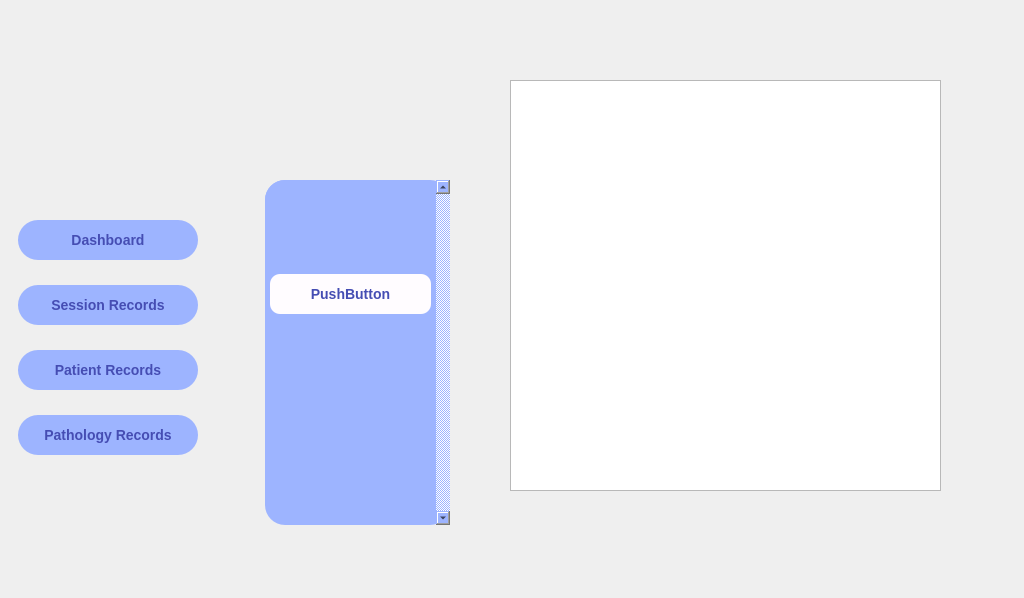
<?xml version="1.0" encoding="UTF-8"?>
<ui version="4.0">
 <class>DockWidget</class>
 <widget class="QDockWidget" name="DockWidget">
  <property name="geometry">
   <rect>
    <x>0</x>
    <y>0</y>
    <width>1024</width>
    <height>598</height>
   </rect>
  </property>
  <property name="minimumSize">
   <size>
    <width>1024</width>
    <height>598</height>
   </size>
  </property>
  <property name="windowTitle">
   <string>DockWidget</string>
  </property>
  <widget class="QWidget" name="dockWidgetContents">
   <widget class="QLabel" name="background">
    <property name="geometry">
     <rect>
      <x>0</x>
      <y>0</y>
      <width>1024</width>
      <height>576</height>
     </rect>
    </property>
    <property name="styleSheet">
     <string notr="true"/>
    </property>
    <property name="text">
     <string/>
    </property>
   </widget>
   <widget class="QPushButton" name="btn_records_pathology">
    <property name="geometry">
     <rect>
      <x>18</x>
      <y>415</y>
      <width>180</width>
      <height>40</height>
     </rect>
    </property>
    <property name="styleSheet">
     <string notr="true">background-image: url();
background-color: rgb(157, 180, 255);
border-radius: 20px;

color:rgb(69, 77, 179);
font-size: 14px;
font-weight: bold;</string>
    </property>
    <property name="text">
     <string>Pathology Records</string>
    </property>
    <property name="icon">
     <iconset>
      <normaloff>Icons/patient.svg</normaloff>Icons/patient.svg</iconset>
    </property>
    <property name="iconSize">
     <size>
      <width>30</width>
      <height>30</height>
     </size>
    </property>
   </widget>
   <widget class="QPushButton" name="btn_records_session">
    <property name="geometry">
     <rect>
      <x>18</x>
      <y>285</y>
      <width>180</width>
      <height>40</height>
     </rect>
    </property>
    <property name="styleSheet">
     <string notr="true">background-image: url();
background-color: rgb(157, 180, 255);
border-radius: 20px;

color:rgb(69, 77, 179);
font-size: 14px;
font-weight: bold;</string>
    </property>
    <property name="text">
     <string>Session Records</string>
    </property>
    <property name="icon">
     <iconset>
      <normaloff>Icons/session.svg</normaloff>Icons/session.svg</iconset>
    </property>
    <property name="iconSize">
     <size>
      <width>30</width>
      <height>30</height>
     </size>
    </property>
   </widget>
   <widget class="QPushButton" name="btn_main">
    <property name="geometry">
     <rect>
      <x>18</x>
      <y>220</y>
      <width>180</width>
      <height>40</height>
     </rect>
    </property>
    <property name="styleSheet">
     <string notr="true">background-image: url();
background-color: rgb(157, 180, 255);
border-radius: 20px;

color:rgb(69, 77, 179);
font-size: 14px;
font-weight: bold;</string>
    </property>
    <property name="text">
     <string>Dashboard</string>
    </property>
    <property name="icon">
     <iconset>
      <normaloff>Icons/dashboard.svg</normaloff>Icons/dashboard.svg</iconset>
    </property>
    <property name="iconSize">
     <size>
      <width>32</width>
      <height>32</height>
     </size>
    </property>
   </widget>
   <widget class="QScrollArea" name="scrollArea">
    <property name="geometry">
     <rect>
      <x>265</x>
      <y>180</y>
      <width>185</width>
      <height>345</height>
     </rect>
    </property>
    <property name="styleSheet">
     <string notr="true">background-color: rgb(157, 180, 255);
border-radius: 20px;
</string>
    </property>
    <property name="verticalScrollBarPolicy">
     <enum>Qt::ScrollBarAlwaysOn</enum>
    </property>
    <property name="widgetResizable">
     <bool>true</bool>
    </property>
    <widget class="QWidget" name="scrollAreaWidgetContents">
     <property name="geometry">
      <rect>
       <x>0</x>
       <y>0</y>
       <width>168</width>
       <height>229</height>
      </rect>
     </property>
     <property name="sizePolicy">
      <sizepolicy hsizetype="Preferred" vsizetype="Fixed">
       <horstretch>0</horstretch>
       <verstretch>0</verstretch>
      </sizepolicy>
     </property>
     <property name="minimumSize">
      <size>
       <width>149</width>
       <height>229</height>
      </size>
     </property>
     <property name="styleSheet">
      <string notr="true"/>
     </property>
     <layout class="QVBoxLayout" name="verticalLayout">
      <property name="spacing">
       <number>0</number>
      </property>
      <property name="sizeConstraint">
       <enum>QLayout::SetDefaultConstraint</enum>
      </property>
      <property name="leftMargin">
       <number>5</number>
      </property>
      <property name="topMargin">
       <number>0</number>
      </property>
      <property name="rightMargin">
       <number>5</number>
      </property>
      <property name="bottomMargin">
       <number>0</number>
      </property>
      <item>
       <widget class="QPushButton" name="pushButton">
        <property name="sizePolicy">
         <sizepolicy hsizetype="Preferred" vsizetype="Fixed">
          <horstretch>0</horstretch>
          <verstretch>0</verstretch>
         </sizepolicy>
        </property>
        <property name="minimumSize">
         <size>
          <width>0</width>
          <height>30</height>
         </size>
        </property>
        <property name="styleSheet">
         <string notr="true">background-image: url();
background-color: rgb(255, 252, 255);
border-radius: 10px;
text-align:center;

color:rgb(69, 77, 179);
font-size: 14px;
font-weight: bold;

Height:40px</string>
        </property>
        <property name="text">
         <string>PushButton</string>
        </property>
       </widget>
      </item>
     </layout>
    </widget>
   </widget>
   <widget class="QPushButton" name="btn_records_patient">
    <property name="geometry">
     <rect>
      <x>18</x>
      <y>350</y>
      <width>180</width>
      <height>40</height>
     </rect>
    </property>
    <property name="styleSheet">
     <string notr="true">background-image: url();
background-color: rgb(157, 180, 255);
border-radius: 20px;

color:rgb(69, 77, 179);
font-size: 14px;
font-weight: bold;</string>
    </property>
    <property name="text">
     <string>Patient Records</string>
    </property>
    <property name="icon">
     <iconset>
      <normaloff>Icons/patient.svg</normaloff>Icons/patient.svg</iconset>
    </property>
    <property name="iconSize">
     <size>
      <width>30</width>
      <height>30</height>
     </size>
    </property>
   </widget>
   <widget class="QTextEdit" name="pathologyLabel">
    <property name="geometry">
     <rect>
      <x>510</x>
      <y>80</y>
      <width>431</width>
      <height>411</height>
     </rect>
    </property>
    <property name="html">
     <string>&lt;!DOCTYPE HTML PUBLIC &quot;-//W3C//DTD HTML 4.0//EN&quot; &quot;http://www.w3.org/TR/REC-html40/strict.dtd&quot;&gt;
&lt;html&gt;&lt;head&gt;&lt;meta name=&quot;qrichtext&quot; content=&quot;1&quot; /&gt;&lt;style type=&quot;text/css&quot;&gt;
p, li { white-space: pre-wrap; }
&lt;/style&gt;&lt;/head&gt;&lt;body style=&quot; font-family:'MS Shell Dlg 2'; font-size:8.25pt; font-weight:400; font-style:normal;&quot;&gt;
&lt;p style=&quot;-qt-paragraph-type:empty; margin-top:0px; margin-bottom:0px; margin-left:0px; margin-right:0px; -qt-block-indent:0; text-indent:0px;&quot;&gt;&lt;br /&gt;&lt;/p&gt;&lt;/body&gt;&lt;/html&gt;</string>
    </property>
   </widget>
  </widget>
 </widget>
 <resources>
  <include location="resources.qrc"/>
 </resources>
 <connections/>
</ui>
